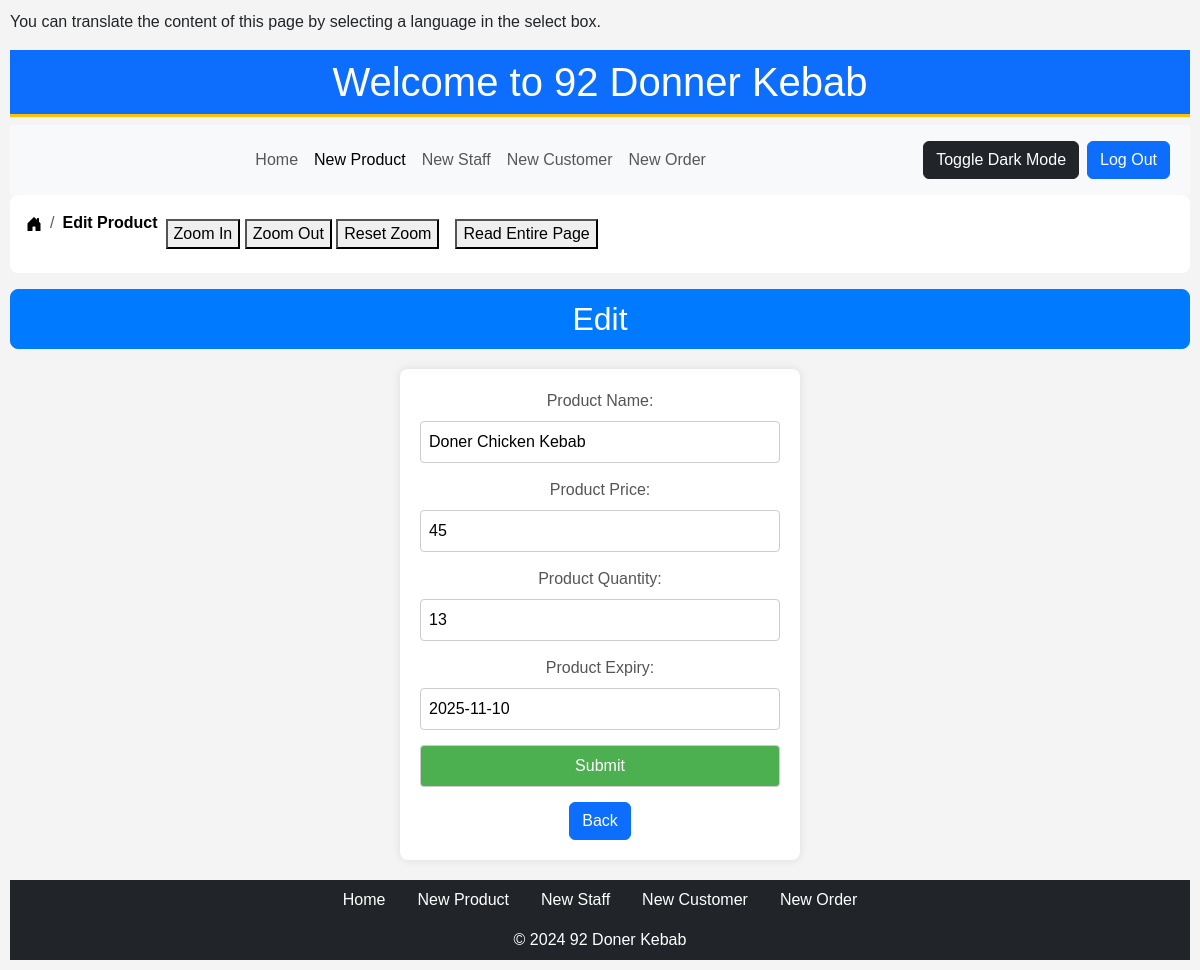
The page /edit.php?ProductId=12 on the database its author committed.
### tables this page shows
CREATE TABLE `Products` (
  `ProductId` int(30) NOT NULL,
  `ProductName` varchar(30) NOT NULL,
  `ProductPrice` varchar(30) NOT NULL,
  `ProductQuantity` int(30) NOT NULL,
  `ProductExpiry` date DEFAULT NULL,
  `ProductImage` varchar(255) DEFAULT NULL
);

### edit.php (the view, shortened to what this page needs)
<!DOCTYPE html>
<html>
<head>
    <link rel="stylesheet" href="dark-mode.css" id="dark-mode-stylesheet">
    <link href="https://cdn.jsdelivr.net/npm/bootstrap@5.3.2/dist/css/bootstrap.min.css" rel="stylesheet">
</head>
<body>
        <div id="content">
        <p>You can translate the content of this page by selecting a language in the select box.</p>
        <center>
        <h1 class="text-center p-2 border-3 border-warning border-bottom bg-primary text-white">Welcome to 92 Donner Kebab</h1>
        <div class="cabeza">
            <nav class="navbar navbar-expand-lg navbar-light bg-light">
                <div class="container-fluid">
                        <div class="collapse navbar-collapse" id="navbarNav">
                        <ul class="navbar-nav mx-auto">
                            <li class="nav-item text-center">
                                <a class="nav-link" aria-current="page" href="admin.php">Home</a>
                            </li>
                            <li class="nav-item">
                                <a class="nav-link active" href="additem.php">New Product</a>
                            </li>
                            <li class="nav-item">
                                <a class="nav-link" href="staff.php">New Staff</a>
                            </li>
                            <li class="nav-item">
                                <a class="nav-link" href="customer.php">New Customer</a>
                            </li>
                            <li class="nav-item">
                                <a class="nav-link" href="order.php">New Order</a>
                            </li>
                        </ul>
                        <button id="dark-mode-toggle" class="btn btn-dark">Toggle Dark Mode</button>
                        <a href="index.php" class="btn btn-primary m-2">Log Out</a>
                    </div>
                </div>
            </nav>
        </div>
<nav aria-label="breadcrumb">
    <ol class="breadcrumb breadcrumb-chevron p-3  bg-white rounded-3">
    <li class="breadcrumb-item">
        <a class="link-body-emphasis" href="admin.php">
        </a>
      </li>
      <li class="breadcrumb-item">
        <a class="link-body-emphasis fw-semibold text-decoration-none" href="edit.php">Edit Product</a>
      </li>
      <li class="m-2">
            <button onclick="zoomIn()">Zoom In</button>
            <button onclick="zoomOut()">Zoom Out</button>
            <button onclick="resetZoom()">Reset Zoom</button>
        </li>
        <li class="m-2">
            <button onclick="speakEntirePage()">Read Entire Page</button>
            </li>
    </ol>
  </nav>
    <h2>Edit</h2>
    <?php
    $con = mysqli_connect("localhost", "root", "", "DonerKebab");
    if (isset($_GET['ProductId'])) {
        $ProductId = $_GET['ProductId'];
        $query = mysqli_query($con, "SELECT * FROM `Products` WHERE ProductId='$ProductId'");
        $row = mysqli_fetch_array($query);
        ?>
        <form method="POST" action="update.php?ProductId=<?php echo $ProductId; ?>">
            <label>Product Name:</label><input type="text" value="<?php echo $row['ProductName']; ?>" name="ProductName">
            <label>Product Price:</label><input type="text" value="<?php echo $row['ProductPrice']; ?>" name="ProductPrice">
            <label>Product Quantity:</label><input type="text" value="<?php echo $row['ProductQuantity']; ?>" name="ProductQuantity">
            <label>Product Expiry:</label><input type="text" value="<?php echo $row['ProductExpiry']; ?>" name="ProductExpiry">
            <input type="submit" name="submit">
            <a href="admin.php" class="btn btn-primary">Back</a>
        </form>
        <?php
    } else {
        echo "ProductId is not set in the URL. Debug: " . print_r($_GET, true);
    }
?>
<div class="bg-dark">
      <ul class="nav justify-content-center">
        <li class="nav-item text-center">
            <a class="nav-link text-white" aria-current="page" href="admin.php">Home</a>
        </li>
        <li class="nav-item">
            <a class="nav-link text-white" href="additem.php">New Product</a>
        </li>
        <li class="nav-item">
            <a class="nav-link text-white" href="staff.php">New Staff</a>
        </li>
        <li class="nav-item">
            <a class="nav-link text-white" href="customer.php">New Customer</a>
        </li>
        <li class="nav-item">
        <a class="nav-link text-white" href="order.php">New Order</a>
        </li>
      </ul>
      <p class="text-center text-primary p-2 mb-0 text-white">© 2024 92 Doner Kebab</p>
  </div>
</body>
</html>

### edit.php (style rules this page uses)
body { font-family: 'Arial', sans-serif; margin: 5px; padding: 5px; background-color: #f4f4f4; }
h2 { color: #333; text-align: center; padding: 10px; background-color: #007bff; color: #fff; border: 1px solid #007bff; border-radius: 8px; }
form { max-width: 400px; margin: 20px auto; background-color: #fff; padding: 20px; border-radius: 8px; box-shadow: 0 0 10px rgba(0, 0, 0, 0.1); }
label { display: block; margin-bottom: 8px; color: #555; }
input { width: 100%; padding: 8px; margin-bottom: 15px; box-sizing: border-box; border: 1px solid #ccc; border-radius: 4px; }
input[type="submit"] { background-color: #4caf50; color: #fff; cursor: pointer; }

### rows shown on the page
products: ProductName "Doner Chicken Kebab", ProductPrice "45", ProductQuantity "13", ProductExpiry "2025-11-10"
